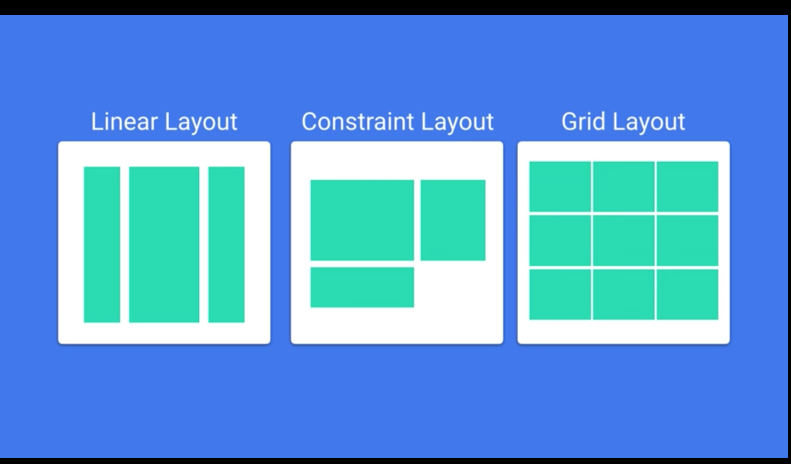
#> input picture layouts.png, 1582 x 928 px (shown at 1/2 size)
$ python notes.py --image layouts.png
#> lines starting #> are read from the running program, lines starting #| are printed output that depends on the picture; pictures that were not available may be replaced by others from this repository, and a replacement may not be noted
import numpy as np
import argparse
import cv2
import math

#import imutils

ap = argparse.ArgumentParser()
ap.add_argument("-i", "--image", required=True,
               help="Path to the image")
args = vars(ap.parse_args())

image = cv2.imread(args["image"])
#> image is the input picture: shape (928, 1582, 3); mean B, G, R 216, 155.3, 90

cv2.imshow("Origional", image)
cv2.waitKey(0)


image1 = cv2.imread("image.png")
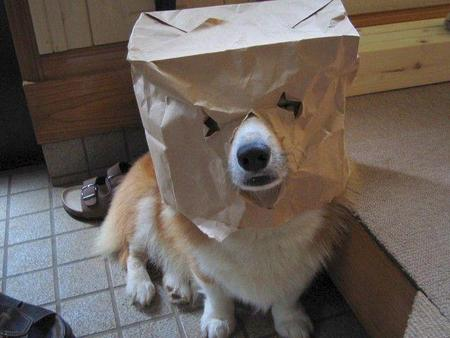
#> input picture image.png, 450 x 338 px
#> image1 is the input picture: shape (338, 450, 3); mean B, G, R 90.4, 97.3, 107.3
image2 = cv2.imread("dog2.jpg")

#Need to be same size and same number of channels
####### RESIZING ########

dim = (450, 450)
resized1 = cv2.resize(image1, dim, interpolation = cv2.INTER_AREA)
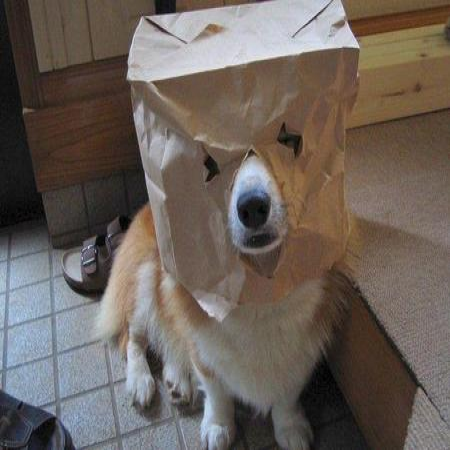
#> resized1: shape (450, 450, 3); mean B, G, R 90.3, 97.2, 107.2
resized2 = cv2.resize(image2, dim, interpolation = cv2.INTER_AREA)
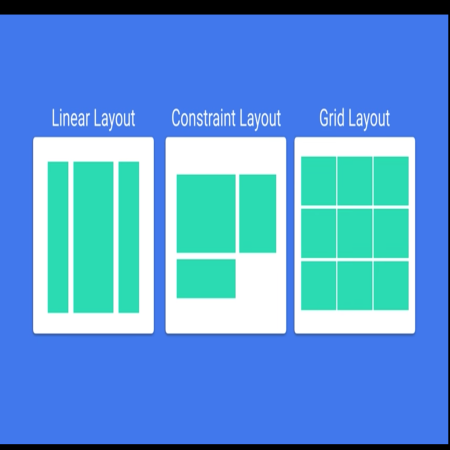
#> resized2: shape (450, 450, 3); mean B, G, R 216, 155.3, 90.1


dst = cv2.addWeighted(resized1,0.7,resized2,0.3,0)
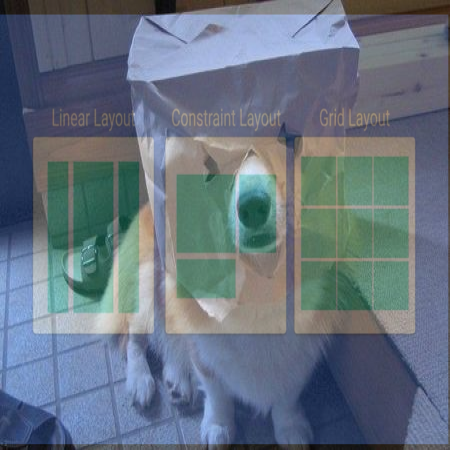
#> dst: shape (450, 450, 3); mean B, G, R 128, 114.6, 102
dst2 = cv2.add(resized2, resized1)
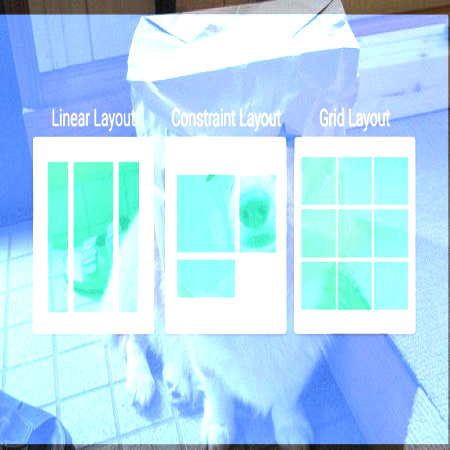
#> dst2: shape (450, 450, 3); mean B, G, R 244.5, 221.3, 179.2


cv2.imshow("Blended w/o weights", dst2)
cv2.waitKey(0)

cv2.imshow("Blended with weights", dst)
cv2.waitKey(0)
